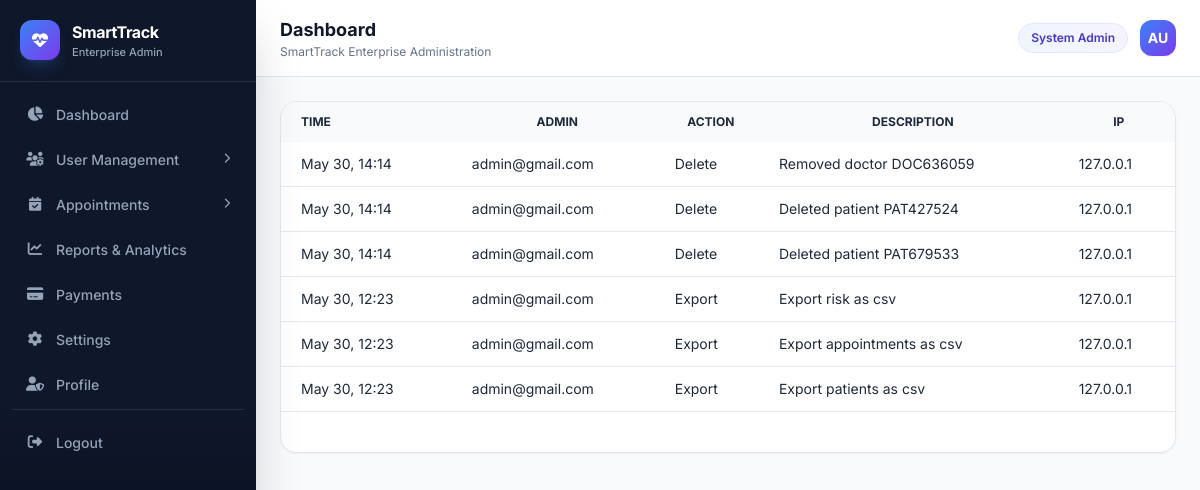
The app's page /system-admin/logs/ (signed in) with its own data.
### apps/accounts/models.py (models this page shows, shortened)
class CustomUser(AbstractUser):
    ROLE_CHOICES = (
        ('patient', 'Patient'),
        ('doctor', 'Doctor'),
        ('admin', 'Admin'),
        ('caregiver', 'Caregiver'),
        ('family', 'Family Member'),
    )
    role = models.CharField(max_length=20, choices=ROLE_CHOICES, default='patient')
    is_email_verified = models.BooleanField(default=False, help_text='Email verified (is_verified)')
    otp_verified = models.BooleanField(default=False)
    last_activity = models.DateTimeField(null=True, blank=True)
    created_at = models.DateTimeField(auto_now_add=True)
    updated_at = models.DateTimeField(auto_now=True)
    class Meta:
        db_table = 'auth_user'
        indexes = [
            models.Index(fields=['role', 'is_active']),
            models.Index(fields=['email']),
        ]
    @property
    def phone(self):
        from apps.profiles.profile_bridge import get_user_phone
        return get_user_phone(self)
    @property
    def profile_completed(self):
        from apps.profiles.profile_bridge import is_profile_completed
        return is_profile_completed(self)

### apps/system_admin/models.py (models this page shows, shortened)
class AdminActionLog(models.Model):
    ACTION_CHOICES = [
        ('login', 'Login'),
        ('logout', 'Logout'),
        ('create', 'Create'),
        ('update', 'Update'),
        ('delete', 'Delete'),
        ('suspend', 'Suspend'),
        ('activate', 'Activate'),
        ('verify', 'Verify'),
        ('notify', 'Send Notification'),
        ('export', 'Export'),
        ('other', 'Other'),
    ]
    admin_user = models.ForeignKey(
        CustomUser, on_delete=models.SET_NULL, null=True, related_name='admin_actions',
    )
    action = models.CharField(max_length=20, choices=ACTION_CHOICES, default='other')
    target_model = models.CharField(max_length=80, blank=True)
    target_id = models.CharField(max_length=50, blank=True)
    description = models.TextField()
    ip_address = models.GenericIPAddressField(null=True, blank=True)
    created_at = models.DateTimeField(auto_now_add=True)
    class Meta:
        ordering = ['-created_at']

### apps/system_admin/views.py (the view)
# urls.py: path('logs/', views.system_logs, name='system_admin_logs'),
@admin_required
def system_logs(request):
    from .models import AdminActionLog
    qs = AdminActionLog.objects.select_related('admin_user').order_by('-created_at')
    page = paginate(request, qs, per_page=30)
    return render(request, 'system_admin/logs/list.html', {'page': page, 'page_title': 'System Logs'})

### apps/caregiver/access.py (called while the page is built, shortened)
def get_active_patient_context(request):
    actor = request.user
    return {
        'patient': None,
        'actor': actor,
        'caregiver_mode': False,
        'assignment': None,
    }

### apps/caregiver/context_processors.py (called while the page is built, shortened)
def caregiver_mode_context(request):
    if not request.user.is_authenticated or request.user.role != 'caregiver':
        return {}

### apps/dashboard/sidebar.py (called while the page is built, shortened)
def get_sidebar_active(request):
    match = getattr(request, 'resolver_match', None)
    url_name = match.url_name if match else None
    path = request.path
    if not path.endswith('/'):
        path = path + '/'
    if path.startswith('/medicines/activities/'):
        return 'activities'
    return ''

def sidebar_active_context(request):
    return {'sidebar_active': get_sidebar_active(request)}

### apps/notifications/context_processors.py (called while the page is built)
def notification_context(request):
    if not getattr(request, 'user', None) or not request.user.is_authenticated:
        return {}
    base = get_notifications_for_request(request)
    unread_count = base.filter(is_read=False).count()
    latest_id = base.aggregate(m=Max('id'))['m'] or 0
    return {
        'unread_count': unread_count,
        'latest_notification_id': latest_id,
    }

### apps/notifications/services.py (called while the page is built, shortened)
def get_notifications_for_user(user):
    if not user or not user.is_authenticated:
        return Notification.objects.none()
    return Notification.objects.filter(user=user)

def get_notifications_for_request(request):
    from apps.caregiver.access import get_active_patient_context
    ctx = get_active_patient_context(request)
    if ctx['caregiver_mode'] and ctx['patient']:
        return Notification.objects.filter(user=ctx['patient'])
    return get_notifications_for_user(request.user)

### apps/system_admin/services.py (called while the page is built)
def paginate(request, queryset, per_page=20):
    paginator = Paginator(queryset, per_page)
    page_num = request.GET.get('page', 1)
    return paginator.get_page(page_num)

### templates/system_admin/logs/list.html
{% extends 'system_admin/base.html' %}
{% block content %}
<div class="bg-white rounded-2xl border shadow-sm overflow-hidden">
  <table class="w-full text-sm"><thead><tr class="bg-slate-50 text-xs uppercase"><th class="px-5 py-3 text-left">Time</th><th class="px-4 py-3">Admin</th><th class="px-4 py-3">Action</th><th class="px-4 py-3">Description</th><th class="px-4 py-3">IP</th></tr></thead>
  <tbody>{% for log in page %}<tr class="border-b"><td class="px-5 py-3">{{ log.created_at|date:"M j, H:i" }}</td><td class="px-4 py-3">{% if log.admin_user %}{{ log.admin_user.email }}{% else %}—{% endif %}</td><td class="px-4 py-3">{{ log.get_action_display }}</td><td class="px-4 py-3">{{ log.description|truncatechars:60 }}</td><td class="px-4 py-3">{{ log.ip_address|default:"—" }}</td></tr>{% empty %}<tr><td colspan="5" class="py-10 text-center text-slate-400">No logs yet.</td></tr>{% endfor %}</tbody></table>
  <div class="p-5">{% include 'system_admin/includes/pagination.html' %}</div>
</div>
{% endblock %}

### templates/system_admin/base.html (shortened to what this page needs)
{% load static %}
<!DOCTYPE html>
<html lang="en">
<head>
  <link rel="stylesheet" href="https://cdnjs.cloudflare.com/ajax/libs/font-awesome/6.5.0/css/all.min.css">
  <script src="https://cdn.tailwindcss.com"></script>
  <link rel="stylesheet" href="{% static 'css/main.css' %}">
  <link rel="stylesheet" href="{% static 'css/admin_dashboard.css' %}?v=4">
</head>
<body class="admin-shell bg-slate-50 text-slate-800 font-sans antialiased">
<div class="flex min-h-screen">
  {% include 'system_admin/includes/sidebar.html' %}
  <main id="adminMain" class="admin-main flex-1 lg:ml-64 min-h-screen min-w-0">
    <header class="bg-white border-b border-slate-200 px-4 sm:px-6 py-4 flex items-center justify-between sticky top-0 z-30">
      <div class="flex items-center gap-3 min-w-0">
        <div class="min-w-0">
          <h1 class="font-bold text-slate-900 text-lg truncate">{% block page_title %}Dashboard{% endblock %}</h1>
          <p class="text-xs text-slate-500 truncate">{% block page_subtitle %}SmartTrack Enterprise Administration{% endblock %}</p>
        </div>
      </div>
      <div class="flex items-center gap-3 flex-shrink-0">
        <span class="hidden sm:inline text-xs bg-gradient-to-r from-blue-50 to-violet-50 text-indigo-700 px-3 py-1.5 rounded-full font-semibold border border-indigo-100">System Admin</span>
        <a href="{% url 'system_admin_profile' %}" class="w-9 h-9 rounded-xl bg-gradient-to-br from-blue-500 to-violet-600 flex items-center justify-center text-white font-bold text-sm shadow-sm hover:shadow-md transition" title="Profile">
          {{ user.first_name|first|default:"A" }}{{ user.last_name|first }}
        </a>
      </div>
    </header>
    <div class="p-4 sm:p-6">{% block content %}{% endblock %}</div>
  </main>
</div>
</body>
</html>

### static/css/main.css (style rules this page uses)
*, *::before, *::after { box-sizing: border-box; margin: 0; padding: 0; }
html { scroll-behavior: smooth; }
body { font-family: 'Inter', sans-serif; -webkit-font-smoothing: antialiased; }

### static/css/admin_dashboard.css (style rules this page uses)
.admin-shell { font-family: 'Inter', sans-serif; }
.admin-main { transition: margin-left 0.25s ease; }

### records on screen
AdminActionLog: created_at "May 30, 14:14", admin_user.email "admin@gmail.com", action "Delete", description "Removed doctor DOC636059", ip_address "127.0.0.1"
AdminActionLog: created_at "May 30, 14:14", admin_user.email "admin@gmail.com", action "Delete", description "Deleted patient PAT427524", ip_address "127.0.0.1"
AdminActionLog: created_at "May 30, 14:14", admin_user.email "admin@gmail.com", action "Delete", description "Deleted patient PAT679533", ip_address "127.0.0.1"
AdminActionLog: created_at "May 30, 12:23", admin_user.email "admin@gmail.com", action "Export", description "Export risk as csv", ip_address "127.0.0.1"
AdminActionLog: created_at "May 30, 12:23", admin_user.email "admin@gmail.com", action "Export", description "Export appointments as csv", ip_address "127.0.0.1"
AdminActionLog: created_at "May 30, 12:23", admin_user.email "admin@gmail.com", action "Export", description "Export patients as csv", ip_address "127.0.0.1"

### other values on screen
{{ user.first_name|first|default:"A" }} "A"
{{ user.last_name|first }} "U"
